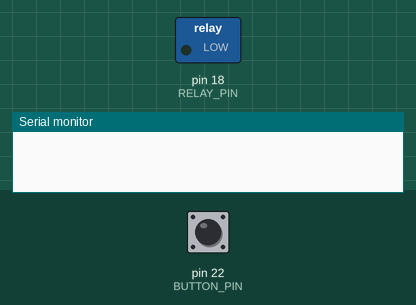
Recording of a sketch running on a simulated Arduino Mega 2560, built with avr-gcc and run on an emulated ATmega2560. Shown: switched loads named in the sketch (green lamp = pin HIGH), the last lines printed to the serial monitor. The inputs (shaded band) are chosen by the test bench; at power-on: pin 22 (BUTTON_PIN) HIGH.

Above: at 1.2 s.
1.3 s: pin 22 (BUTTON_PIN) pulled LOW for 0.15 s
At 1.7 s:
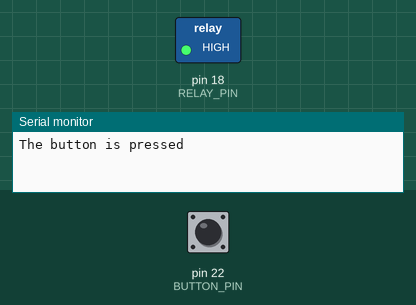
2.9 s: pin 22 (BUTTON_PIN) pulled LOW for 1 s
At 4.1 s:
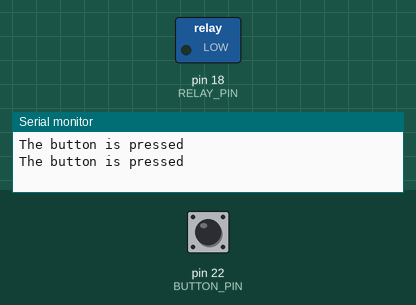
5.4 s: pin 22 (BUTTON_PIN) pulled LOW for 3.2 s
At 6.0 s:
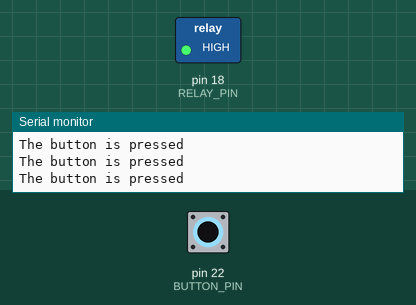
Timing chart, 0 to 8.4 s (numbered marks = the images above; inputs shaded):
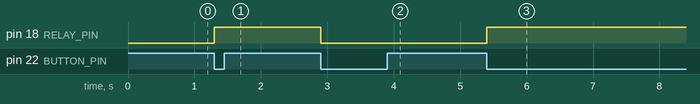

Measured:
- after the input at 1.3 s, pin 18 (RELAY_PIN): LOW → HIGH at once
- after the input at 2.9 s, pin 18 (RELAY_PIN): HIGH → LOW at once
- after the input at 5.4 s, pin 18 (RELAY_PIN): LOW → HIGH at once

The sketch:

relay_push.ino
```cpp
#define BUTTON_PIN 22
#define RELAY_PIN  18

int relay_state = LOW;
int button_state;
int last_button_state;

void setup() {
  Serial.begin(9600);
  pinMode(BUTTON_PIN, INPUT_PULLUP);
  pinMode(RELAY_PIN, OUTPUT);

  button_state = digitalRead(BUTTON_PIN);
}

void loop() {
  last_button_state = button_state;
  button_state = digitalRead(BUTTON_PIN);

  if (last_button_state == HIGH && button_state == LOW) {
    Serial.println("The button is pressed");


    relay_state = !relay_state;
    digitalWrite(RELAY_PIN, relay_state);
  }
}
```
